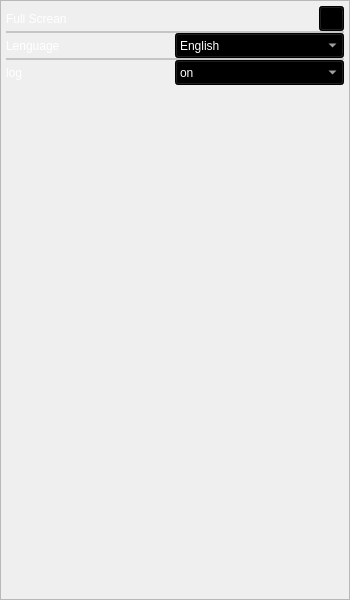
<?xml version="1.0" encoding="UTF-8"?>
<ui version="4.0">
 <class>settings</class>
 <widget class="QFrame" name="settings">
  <property name="geometry">
   <rect>
    <x>0</x>
    <y>0</y>
    <width>350</width>
    <height>600</height>
   </rect>
  </property>
  <property name="minimumSize">
   <size>
    <width>300</width>
    <height>514</height>
   </size>
  </property>
  <property name="maximumSize">
   <size>
    <width>350</width>
    <height>600</height>
   </size>
  </property>
  <property name="windowTitle">
   <string>Frame</string>
  </property>
  <property name="styleSheet">
   <string notr="true"/>
  </property>
  <property name="frameShape">
   <enum>QFrame::StyledPanel</enum>
  </property>
  <property name="frameShadow">
   <enum>QFrame::Raised</enum>
  </property>
  <layout class="QVBoxLayout" name="verticalLayout_2">
   <property name="leftMargin">
    <number>0</number>
   </property>
   <property name="topMargin">
    <number>0</number>
   </property>
   <property name="rightMargin">
    <number>0</number>
   </property>
   <property name="bottomMargin">
    <number>0</number>
   </property>
   <item>
    <widget class="QFrame" name="horizontalFrame">
     <property name="minimumSize">
      <size>
       <width>250</width>
       <height>300</height>
      </size>
     </property>
     <property name="styleSheet">
      <string notr="true"/>
     </property>
     <layout class="QHBoxLayout" name="horizontalLayout">
      <property name="leftMargin">
       <number>0</number>
      </property>
      <property name="topMargin">
       <number>0</number>
      </property>
      <property name="rightMargin">
       <number>0</number>
      </property>
      <property name="bottomMargin">
       <number>0</number>
      </property>
      <item>
       <layout class="QVBoxLayout" name="verticalLayout">
        <property name="spacing">
         <number>0</number>
        </property>
        <property name="leftMargin">
         <number>5</number>
        </property>
        <property name="topMargin">
         <number>5</number>
        </property>
        <property name="rightMargin">
         <number>5</number>
        </property>
        <property name="bottomMargin">
         <number>5</number>
        </property>
        <item>
         <layout class="QHBoxLayout" name="horizontalLayout_2">
          <property name="spacing">
           <number>0</number>
          </property>
          <property name="leftMargin">
           <number>0</number>
          </property>
          <item>
           <widget class="QLabel" name="label">
            <property name="enabled">
             <bool>true</bool>
            </property>
            <property name="minimumSize">
             <size>
              <width>0</width>
              <height>25</height>
             </size>
            </property>
            <property name="styleSheet">
             <string notr="true">color: rgb(255, 255, 255);</string>
            </property>
            <property name="locale">
             <locale language="English" country="UnitedStates"/>
            </property>
            <property name="text">
             <string>Full Screan</string>
            </property>
            <property name="wordWrap">
             <bool>false</bool>
            </property>
            <property name="margin">
             <number>5</number>
            </property>
            <property name="openExternalLinks">
             <bool>false</bool>
            </property>
           </widget>
          </item>
          <item>
           <widget class="QPushButton" name="pushButton">
            <property name="minimumSize">
             <size>
              <width>25</width>
              <height>25</height>
             </size>
            </property>
            <property name="maximumSize">
             <size>
              <width>25</width>
              <height>25</height>
             </size>
            </property>
            <property name="styleSheet">
             <string notr="true">background-color: rgba(0, 0, 0);</string>
            </property>
            <property name="text">
             <string/>
            </property>
           </widget>
          </item>
         </layout>
        </item>
        <item>
         <widget class="QFrame" name="frame">
          <property name="minimumSize">
           <size>
            <width>0</width>
            <height>2</height>
           </size>
          </property>
          <property name="maximumSize">
           <size>
            <width>16777215</width>
            <height>1</height>
           </size>
          </property>
          <property name="styleSheet">
           <string notr="true">background-color: rgb(255, 255, 255);</string>
          </property>
          <property name="frameShape">
           <enum>QFrame::StyledPanel</enum>
          </property>
          <property name="frameShadow">
           <enum>QFrame::Raised</enum>
          </property>
         </widget>
        </item>
        <item>
         <layout class="QHBoxLayout" name="horizontalLayout_3">
          <property name="spacing">
           <number>0</number>
          </property>
          <property name="leftMargin">
           <number>0</number>
          </property>
          <item>
           <widget class="QLabel" name="label_2">
            <property name="minimumSize">
             <size>
              <width>0</width>
              <height>25</height>
             </size>
            </property>
            <property name="styleSheet">
             <string notr="true">color: rgb(255, 255, 255);</string>
            </property>
            <property name="text">
             <string>Lenguage</string>
            </property>
            <property name="margin">
             <number>5</number>
            </property>
           </widget>
          </item>
          <item>
           <widget class="QComboBox" name="lenguageComboBox">
            <property name="minimumSize">
             <size>
              <width>50</width>
              <height>25</height>
             </size>
            </property>
            <property name="styleSheet">
             <string notr="true">color: rgb(255, 255, 255);
background-color: rgb(0, 0, 0);
selection-color: rgb(255, 255, 255);
selection-background-color: rgba(150, 150, 150, 128);</string>
            </property>
            <item>
             <property name="text">
              <string>English</string>
             </property>
            </item>
            <item>
             <property name="text">
              <string>Russian</string>
             </property>
            </item>
           </widget>
          </item>
         </layout>
        </item>
        <item>
         <widget class="QFrame" name="frame_2">
          <property name="minimumSize">
           <size>
            <width>0</width>
            <height>2</height>
           </size>
          </property>
          <property name="maximumSize">
           <size>
            <width>16777215</width>
            <height>2</height>
           </size>
          </property>
          <property name="styleSheet">
           <string notr="true">background-color: rgb(255, 255, 255);</string>
          </property>
          <property name="frameShape">
           <enum>QFrame::StyledPanel</enum>
          </property>
          <property name="frameShadow">
           <enum>QFrame::Raised</enum>
          </property>
         </widget>
        </item>
        <item>
         <layout class="QHBoxLayout" name="horizontalLayout_6">
          <property name="spacing">
           <number>0</number>
          </property>
          <property name="topMargin">
           <number>0</number>
          </property>
          <item>
           <widget class="QLabel" name="label_3">
            <property name="minimumSize">
             <size>
              <width>0</width>
              <height>25</height>
             </size>
            </property>
            <property name="styleSheet">
             <string notr="true">color: rgb(255, 255, 255);</string>
            </property>
            <property name="text">
             <string>log</string>
            </property>
            <property name="margin">
             <number>5</number>
            </property>
           </widget>
          </item>
          <item>
           <widget class="QComboBox" name="logComboBox">
            <property name="minimumSize">
             <size>
              <width>0</width>
              <height>25</height>
             </size>
            </property>
            <property name="maximumSize">
             <size>
              <width>16777215</width>
              <height>25</height>
             </size>
            </property>
            <property name="styleSheet">
             <string notr="true">color: rgb(255, 255, 255);
background-color: rgb(0, 0, 0);
selection-color: rgb(255, 255, 255);
selection-background-color: rgba(150, 150, 150, 128);</string>
            </property>
            <item>
             <property name="text">
              <string>on</string>
             </property>
            </item>
            <item>
             <property name="text">
              <string>send to the server</string>
             </property>
            </item>
            <item>
             <property name="text">
              <string>off</string>
             </property>
            </item>
           </widget>
          </item>
         </layout>
        </item>
        <item>
         <spacer name="verticalSpacer">
          <property name="orientation">
           <enum>Qt::Vertical</enum>
          </property>
          <property name="sizeHint" stdset="0">
           <size>
            <width>20</width>
            <height>40</height>
           </size>
          </property>
         </spacer>
        </item>
       </layout>
      </item>
     </layout>
    </widget>
   </item>
  </layout>
 </widget>
 <resources/>
 <connections/>
</ui>
